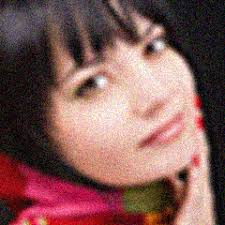
#> input picture girl2.jpg, 225 x 225 px
$ python practical_work.py
#> lines starting #> are read from the running program, lines starting #| are printed output that depends on the picture
import cv2 as cv

# ---------------------------------------- Functions --------------------------------
# ----------------------- Show pic ----------
def show_pic(title, pic):
    cv.imshow(title, pic)
    cv.waitKey(0)
    cv.destroyAllWindows()
# ----------------------- Save pic ----------
def save_pic(filename, pic):
    cv.imwrite(filename, pic)
# ----------------------- Get Input ----------
def perform_task(title, pic):
    num = int(input('What do you want? \n 1. Save Image \n 2. Show Image\n'))
    if num == 1:
        file_name = input('Enter file name to save image: ')
        if file_name:
            save_pic(file_name, pic)
            print('Pic is Saved')
    elif num == 2:
        show_pic(title, pic)
    else:
        print('Invalid choice!')

# --------------- Get data for Rectangule Or line --------------------
def getData ():
            pt1_x = int(input('Enter the Value of Starting "X" '))
            pt1_y = int(input('Enter the Value of Starting "Y" '))
            pt2_x = int(input('Enter the Value of Ending "X" '))
            pt2_y = int(input('Enter the Value of Ending "Y" '))
            thickness = int(input('Enter the Thickness of the Line'))
            color_input = int(input('Chose Color of line \n 1. Blue \n 2.Green \n 3.Red \n'))
            if color_input == 1:
                color = (255,0,0)
            elif color_input == 2:
                color = (0,255,0)
            elif color_input == 3:
                color = (0,0,255)
            if pt1_x is not None and pt1_y is not None and pt2_x is not None and pt2_y is not None and color is not None :
             pt1 = (pt1_x,pt1_y)
             pt2 = (pt2_x,pt2_y)
            return(pt1,pt2,color,thickness)


# ------------------------------------------------ Main Function --------------------------------------

user_input = input('Enter the path of Image \n')
#> the answer given: girl2.jpg

if user_input:
    load_image = cv.imread(user_input)
#> load_image is the input picture: shape (225, 225, 3); mean B, G, R 88.2, 91.4, 130.5

    choice = int(input('What do you want to do ? \n '
                       '1. Change Color Of Pic \n '
                       '2. Resize the Pic \n'
                       '3. Crop the Pic \n'
                       '4. Flip image \n'
                       '5. Draw Line \n'
                       '6. Draw Ractangle \n'

                       ))
#> the answer given: 1
# ---------------------------------------------------- Change Color --------------------------------
    if choice == 1:
        gray_pic = cv.cvtColor(load_image, cv.COLOR_RGB2GRAY)
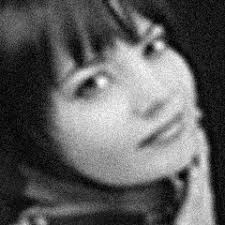
#> gray_pic: shape (225, 225); min 0, max 255, mean 94.9
        if gray_pic is not None:
            print('pic is recolred')
            perform_task('Grayscale Image', gray_pic)
#> the answer given: 1
#> the answer given: out.png
# ---------------------------------------------------  Change Size ---------------------------------
    elif choice == 2:
        width = int(input('Enter the width: '))
        height = int(input('Enter the height: '))
        if width and height:
            resized_pic = cv.resize(load_image, (width, height))
            print('pic is resized')
            perform_task('Resized Image', resized_pic)
        else:
            print('Invalid height or width')
# ------------------------------------------ ------------Crop Pic  ---------------------------------
    elif choice ==3:

        start_y = int(input('Enter the start value of height \n'))
        end_y = int(input('Enter the End value of Height \n'))
        start_x = int(input('Enter the start value of width \n '))
        end_x = int(input('Enter the end value of width \n'))

        if start_y is not None and end_y is not None and start_x is not None and end_x is not None:
            croped_image = load_image[start_y:end_y,start_x:end_x]
            if croped_image is not None:
                print ('Image is croped')
                perform_task('Croped Image',croped_image)
# ----------------------------------------------------- Filp Image --------------------------------
    elif choice == 4:
        if load_image is not None :
         h,w = load_image.shape[:2]
         center =(h/2,w/2)
         axis = int(input('Enter the axis \n'))
         size_input =  int(input('Select the Size  \n 1. Half \n 2. Full \n 3. Original '))
         if size_input == 1:
            size = 0.5
         elif size_input == 2:
           size = 1.0
         elif size_input == 3:
            size = 2.0
         else:
            print("Invalid choice! Defaulting to full size.")
            size = 1.0


         if axis is not None :
          M = cv.getRotationMatrix2D(center,axis,size)
          fliped_pic = cv.warpAffine(load_image,M,(w,h))
          if fliped_pic is not None:
              print('Pic is flipped')
              perform_task('Flipped Pic',fliped_pic)
# --------------------------------------------------- Draw Line On Pic ----------------------------
    elif choice == 5:
        if load_image is not None:
             pt1, pt2, color, thickness = getData()
             lined_pic = cv.line(load_image,pt1,pt2,color,thickness)
             perform_task('Lined Pic',lined_pic)
# -------------------------------------------------- Draw Rectangel -------------------------------

    elif choice == 6:
        if load_image is not None:
            pt1,pt2,color,thickness = getData()
            rectangle_pic = cv.rectangle(load_image,pt1,pt2,color,thickness)
            perform_task('Rectangle Pic',rectangle_pic)

else:
    print('Please add valid input')

$ run again, on girl.png
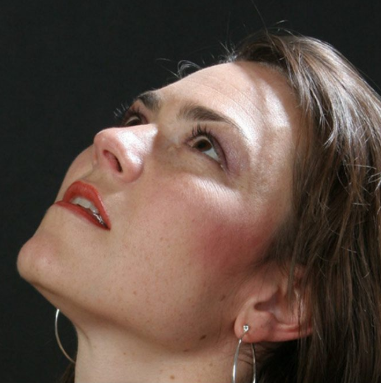
#> input picture girl.png, 381 x 383 px
#> load_image is the input picture: shape (383, 381, 3); mean B, G, R 67.2, 77, 95.8
#> `gray_pic = cv.cvtColor(load_image, cv.COLOR_RGB2GRAY)`:
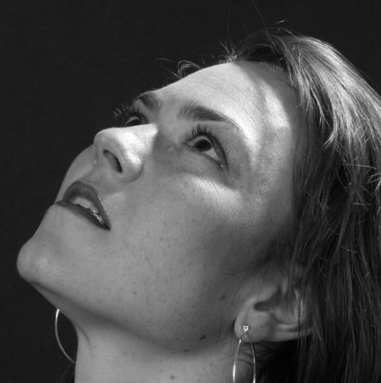
#> gray_pic: shape (383, 381); min 0, max 255, mean 76.1
